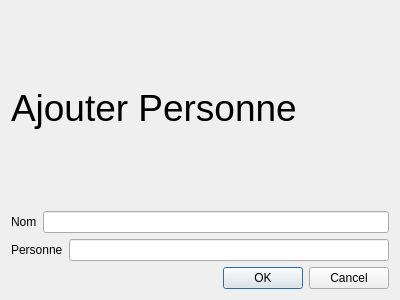
<?xml version="1.0" encoding="UTF-8"?>
<ui version="4.0">
 <class>ajoutePer</class>
 <widget class="QDialog" name="ajoutePer">
  <property name="geometry">
   <rect>
    <x>0</x>
    <y>0</y>
    <width>400</width>
    <height>300</height>
   </rect>
  </property>
  <property name="windowTitle">
   <string>Dialog</string>
  </property>
  <layout class="QVBoxLayout" name="verticalLayout">
   <item>
    <widget class="QLabel" name="label">
     <property name="font">
      <font>
       <pointsize>28</pointsize>
      </font>
     </property>
     <property name="text">
      <string>Ajouter Personne</string>
     </property>
    </widget>
   </item>
   <item>
    <layout class="QHBoxLayout" name="horizontalLayout">
     <item>
      <widget class="QLabel" name="label_2">
       <property name="text">
        <string>Nom</string>
       </property>
      </widget>
     </item>
     <item>
      <widget class="QLineEdit" name="nomLine"/>
     </item>
    </layout>
   </item>
   <item>
    <layout class="QHBoxLayout" name="horizontalLayout_2">
     <item>
      <widget class="QLabel" name="label_3">
       <property name="text">
        <string>Personne</string>
       </property>
      </widget>
     </item>
     <item>
      <widget class="QLineEdit" name="prenomLine"/>
     </item>
    </layout>
   </item>
   <item>
    <widget class="QDialogButtonBox" name="buttonBox">
     <property name="orientation">
      <enum>Qt::Horizontal</enum>
     </property>
     <property name="standardButtons">
      <set>QDialogButtonBox::Cancel|QDialogButtonBox::Ok</set>
     </property>
    </widget>
   </item>
  </layout>
 </widget>
 <resources/>
 <connections>
  <connection>
   <sender>buttonBox</sender>
   <signal>accepted()</signal>
   <receiver>ajoutePer</receiver>
   <slot>accept()</slot>
   <hints>
    <hint type="sourcelabel">
     <x>248</x>
     <y>254</y>
    </hint>
    <hint type="destinationlabel">
     <x>157</x>
     <y>274</y>
    </hint>
   </hints>
  </connection>
  <connection>
   <sender>buttonBox</sender>
   <signal>rejected()</signal>
   <receiver>ajoutePer</receiver>
   <slot>reject()</slot>
   <hints>
    <hint type="sourcelabel">
     <x>316</x>
     <y>260</y>
    </hint>
    <hint type="destinationlabel">
     <x>286</x>
     <y>274</y>
    </hint>
   </hints>
  </connection>
 </connections>
</ui>
